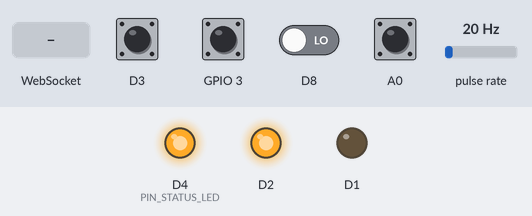
A sketch run on a simulated ESP8266 (NodeMCU). Shown: output pins drawn as LEDs (lit = HIGH). Wiring (inferred from the names in the program): pulse sensor: data D7. Dashed ring = blinking. Inputs (shaded band) come from the test bench; at power-on: A0, D3, GPIO 3 HIGH, D8 LOW, pulse rate 20 Hz. WiFi joins after 1.5 s; servers stay silent unless stated; a WiFi scan finds three made-up networks; pins used as bus, display or sensor lines are not drawn; what the sketch prints to the serial monitor is not drawn.

Above: at 8.3 s.
8.4 s: pulse rate (sensor on D7) set to 100 Hz
11.4 s: D3 pulled LOW for 1 s
At 12.7 s:
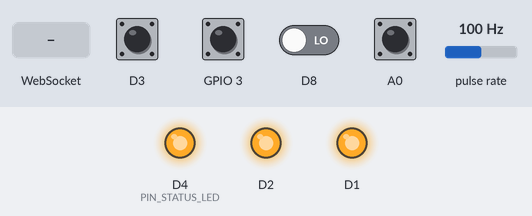
At 13.6 s:
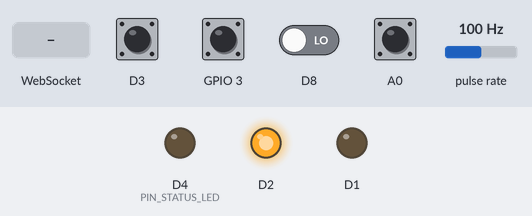
14.4 s: D8 driven HIGH
17.4 s: GPIO 3 pulled LOW for 1 s
At 18.8 s:
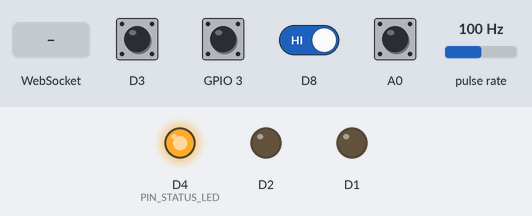
20.4 s: WebSocket text "compuerta" received
22.8 s: D3 driven LOW and GPIO 3 driven LOW
At 25.2 s:
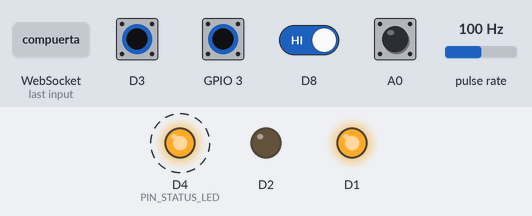
Timing chart, 0 to 26.8 s (numbered marks = the images above; inputs shaded):
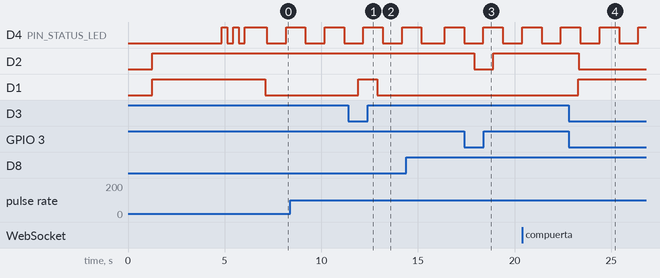

The sketch:

aquaresiliencia_control.ino
```cpp
/**
 * ============================================================================
 * PROYECTO: AquaResiliencia Tijuana — Sistema Automatizado de Gestión Hídrica
 * FIRMWARE: ESP32 DevKit v1 (WROOM-32)
 * ARCHIVO:  aquaresiliencia_control.ino
 * ============================================================================
 * Nodo Inteligente de Control Hidráulico, Electrofloculación y Ósmosis Inversa
 * Servidor Web Asíncrono + WebSockets + Actualización Inalámbrica WiFi (OTA)
 * ============================================================================
 */

#include "config.h"
#include <ArduinoJson.h>
#include "sensors_manager.h"
#include "relay_controller.h"
#include "automation_logic.h"
#include "ota_manager.h"
#include "async_server.h"

static unsigned long lastSerialTelemetry = 0;

void setup() {
    // 1. Inicializar comunicación serial USB para diagnóstico
    Serial.begin(SERIAL_BAUD_RATE);
    delay(1000);

    Serial.println("\n========================================================");
    Serial.println("   💧 AQUARESILIENCIA TIJUANA — SISTEMA AUTOMATIZADO    ");
    Serial.println("   Control Embebido ESP32 + WebSockets + Web OTA v3.0   ");
    Serial.println("========================================================");

    // 2. Inicializar relés en modo seguro (FAIL-SAFE OFF)
    Serial.println("[BOOT 1/5] Inicializando módulo de 4 relés (SRD-05VDC)...");
    relays.begin();

    // 3. Inicializar sensores físicos y rutina de interrupción de caudal
    Serial.println("[BOOT 2/5] Inicializando sensores [P-01] a [P-08]...");
    sensors.begin();

    // 4. Inicializar motor de lógica y automatización
    Serial.println("[BOOT 3/5] Cargando reglas de automatización hidráulica...");
    automation.begin();

    // 5. Inicializar conectividad WiFi SoftAP, WebSockets y servidor web
    Serial.println("[BOOT 4/5] Levantando Punto de Acceso WiFi y servidor asíncrono...");
    asyncServer.begin();

    // 6. Inicializar servicio de actualización inalámbrica (OTA)
    Serial.println("[BOOT 5/5] Activando servicios OTA (ArduinoOTA + Web Browser)...");
    otaManager.begin();

    Serial.println("\n========================================================");
    Serial.println("   ✅ ¡SISTEMA OPERANDO Y LISTO EN CAMPO!              ");
    if (WiFi.status() == WL_CONNECTED) {
        Serial.printf("   - Conectado a Router:  \"%s\"\n", WIFI_STA_SSID);
        Serial.printf("   - IP EN TU RED (PC/Cel): http://%s\n", WiFi.localIP().toString().c_str());
        Serial.println("   - Enlace mDNS Local:   http://aquaresiliencia.local");
    }
    Serial.printf("   - Red WiFi AP Respaldo: %s\n", WIFI_AP_SSID);
    Serial.printf("   - Clave WiFi AP:        %s\n", WIFI_AP_PASSWORD);
    Serial.printf("   - Panel Web AP:         http://%s\n", WiFi.softAPIP().toString().c_str());
    Serial.println("========================================================\n");
}

void loop() {
    // 0. Ceder tiempo al sistema de radio y watchdog del microcontrolador
    yield();

    // 1. Atención del servicio de actualización inalámbrica OTA
    otaManager.handle();

    // Si se está flasheando un nuevo firmware por OTA, pausar el ciclo de control
    if (otaManager.isUpdating()) {
        delay(10);
        return;
    }

    // 2. Lectura y filtrado digital de sensores hidráulicos
    sensors.update();

    // 3. Evaluación de las 3 reglas de automatización y enclavamientos
    automation.update();

    // 4. Transmisión periódica de telemetría JSON y gestión WebSocket
    asyncServer.update();

    // 5. Parpadeo de LED de latido (Heartbeat) para confirmar que el chip está vivo
    unsigned long now = millis();
    static unsigned long lastHeartbeat = 0;
    static bool heartbeatLed = false;
    if (now - lastHeartbeat >= 1000) {
        lastHeartbeat = now;
        heartbeatLed = !heartbeatLed;
        digitalWrite(PIN_STATUS_LED, heartbeatLed ? LOW : HIGH); // LOW enciende el LED azul en ESP8266MOD
    }

    // 6. Telemetría de diagnóstico por consola USB cada 3 segundos
    if (now - lastSerialTelemetry >= 3000) {
        lastSerialTelemetry = now;
        SensorData s = sensors.getData();

        Serial.print("[TELEMETRIA] ");
        if (WiFi.status() == WL_CONNECTED) {
            Serial.printf("IP: http://%s | ", WiFi.localIP().toString().c_str());
        } else {
            Serial.printf("AP IP: http://%s | ", WiFi.softAPIP().toString().c_str());
        }
        Serial.printf("Pozo[P01]: %s | ", s.wellWaterPresent ? "AGUA OK" : "SECO");
        Serial.printf("RO[P02]: %.1f PSI | ", s.roPressurePSI);
        Serial.printf("T2[P05]: %s | ", s.totem2Full ? "LLENO" : "LIBRE");
        Serial.printf("T1[P06]: %s | ", s.totem1HasMin20L ? ">=20L OK" : "<20L BAJO");
        Serial.printf("Barril[P07]: %s | ", s.barrelCutoffReached ? "60 PSI CORTE" : "NORMAL");
        Serial.printf("Caudal[P08]: %.2f L/m (Tot: %.1f L) | ", s.flowRateLPM, s.totalLiters);
        Serial.printf("Reles: [Bomba:%d RO:%d Grav:%d Aux:%d] | ",
            relays.getRelayState(RELAY_PUMP_WELL),
            relays.getRelayState(RELAY_OSMOSIS_VALV),
            relays.getRelayState(RELAY_GRAVITY_VALV),
            relays.getRelayState(RELAY_AUX_CHANNEL)
        );
        Serial.printf("Modo: %s | Estado: %s\n", relays.getOperationModeStr(), automation.getDiagnosticStateStr());
    }
}
```

async_server.cpp
```cpp
/**
 * ============================================================================
 * PROYECTO: AquaResiliencia Tijuana — Sistema Automatizado de Gestión Hídrica
 * HARDWARE: ESP8266 (ESP8266MOD / NodeMCU) y ESP32 DevKit
 * ARCHIVO:  async_server.cpp
 * ============================================================================
 */

#include "async_server.h"
#include "web_dashboard.h"
#include "sensors_manager.h"
#include "relay_controller.h"
#include "automation_logic.h"
#include "ota_manager.h"

#if defined(ESP8266)
  #include <ESP8266mDNS.h>
#else
  #include <ESPmDNS.h>
#endif

AsyncServerManager asyncServer;

// Callback estático de eventos de WebSocket
static void onWsEvent(AsyncWebSocket *server, AsyncWebSocketClient *client, AwsEventType type, void *arg, uint8_t *data, size_t len) {
    if (type == WS_EVT_CONNECT) {
        Serial.printf("[WS] Cliente #%u conectado desde %s\n", client->id(), client->remoteIP().toString().c_str());
        asyncServer.broadcastTelemetry();
    } else if (type == WS_EVT_DISCONNECT) {
        Serial.printf("[WS] Cliente #%u desconectado\n", client->id());
    } else if (type == WS_EVT_DATA) {
        AwsFrameInfo *info = (AwsFrameInfo*)arg;
        if (info->final && info->index == 0 && info->len == len && info->opcode == WS_TEXT) {
            asyncServer.handleIncomingCommand((const char*)data, len);
        }
    }
}

AsyncServerManager::AsyncServerManager() : server(80), ws("/ws") {
    lastBroadcastTime = 0;
}

void AsyncServerManager::begin() {
    setupWiFi();
    setupWebSocket();
    setupRoutes();

    // Inicializar servidor HTTP asíncrono
    server.begin();
    Serial.println("[HTTP] Servidor Web Asincrono iniciado en puerto 80.");
}

void AsyncServerManager::setupWiFi() {
    Serial.println("\n[WIFI] Inicializando subsistema Wi-Fi...");

#if defined(ESP8266)
    // 1. Evitar reposo de radio y forzar máxima potencia de transmisión (evita desconexiones del AP)
    WiFi.setSleepMode(WIFI_NONE_SLEEP);
    WiFi.setOutputPower(20.5);
#endif

    WiFi.persistent(false);
    WiFi.disconnect(true);
    WiFi.softAPdisconnect(true);
    delay(200);

    // 2. Escanear redes cercanas para detectar canal y nombre exacto del router
    WiFi.mode(WIFI_STA);
    delay(100);
    Serial.println("[WIFI] Escaneando redes 2.4 GHz cercanas...");
    int n = WiFi.scanNetworks();
    Serial.printf("[WIFI] Se detectaron %d redes:\n", n);

    String targetSSID = WIFI_STA_SSID;
    int targetChannel = 1;
    bool foundRouter = false;

    for (int i = 0; i < n; ++i) {
        String sName = WiFi.SSID(i);
        int32_t rssi = WiFi.RSSI(i);
        int32_t ch = WiFi.channel(i);
        Serial.printf("   [%d] \"%s\" (Canal %d | %d dBm)\n", i + 1, sName.c_str(), ch, rssi);

        String lowerName = sName;
        lowerName.toLowerCase();
        if (lowerName.indexOf("compuerta") >= 0 || lowerName.indexOf("ultima") >= 0) {
            targetSSID = sName;
            targetChannel = ch;
            foundRouter = true;
            Serial.printf("   --> ¡ROUTER ENCONTRADO!: \"%s\" en Canal %d\n", targetSSID.c_str(), targetChannel);
        }
    }

    // 3. Iniciar modo dual AP + STA en el mismo canal para evitar pérdida de señal
    WiFi.mode(WIFI_AP_STA);
    delay(100);

    IPAddress apIP(192, 168, 4, 1);
    IPAddress apGateway(192, 168, 4, 1);
    IPAddress apSubnet(255, 255, 255, 0);
    WiFi.softAPConfig(apIP, apGateway, apSubnet);

    bool apStarted = WiFi.softAP(WIFI_AP_SSID, WIFI_AP_PASSWORD, targetChannel, 0, 4);
    if (!apStarted) {
        WiFi.softAP(WIFI_AP_SSID); // Fallback abierto
    }
    Serial.println("\n[WIFI-AP] Red de respaldo transmitiendo de forma continua:");
    Serial.printf("   - Red AP:       %s\n", WIFI_AP_SSID);
    Serial.printf("   - Clave AP:     %s\n", WIFI_AP_PASSWORD);
    Serial.printf("   - Canal Radio:  Canal %d\n", targetChannel);
    Serial.printf("   - IP AP:        http://%s\n", WiFi.softAPIP().toString().c_str());

    // Iniciar servidor DNS cautivo para redirigir tráfico y evitar desconexiones celulares
    dnsServer.start(53, "*", apIP);
    Serial.println("[DNS] Servidor cautivo activo en puerto 53 (mantiene enlace estable en celular).");

    // 4. Conectar a la red del router ("la ultima compuerta")
    Serial.printf("\n[WIFI-STA] Enlazando con \"%s\" ...\n", targetSSID.c_str());
    WiFi.begin(targetSSID.c_str(), WIFI_STA_PASSWORD, targetChannel);

    unsigned long startMs = millis();
    while (WiFi.status() != WL_CONNECTED && millis() - startMs < 12000) {
        delay(300);
        Serial.print(".");
        // Parpadeo rápido del LED durante intento de enlace
        digitalWrite(PIN_STATUS_LED, !digitalRead(PIN_STATUS_LED));
    }
    Serial.println();

    Serial.println("========================================================");
    if (WiFi.status() == WL_CONNECTED) {
        Serial.println("   [OK] ¡CONECTADO CON EXITO A TU RED WI-FI!");
        Serial.printf("   - Red WiFi:     \"%s\"\n", targetSSID.c_str());
        Serial.printf("   - IP EN TU RED: http://%s\n", WiFi.localIP().toString().c_str());
        Serial.println("   -> Abre esa IP en el navegador de tu COMPUTADORA o CELULAR.");
#if defined(ESP8266)
        if (MDNS.begin("aquaresiliencia")) {
            MDNS.addService("http", "tcp", 80);
            Serial.println("   - Nombre local: http://aquaresiliencia.local");
        }
#endif
    } else {
        Serial.println("   [AVISO] No se pudo conectar a la red router tras 12s.");
        Serial.println("   -> Conéctate a la red Access Point directa emitida por el chip:");
        Serial.printf("   - Red AP Local: %s\n", WIFI_AP_SSID);
        Serial.printf("   - Clave AP:     %s\n", WIFI_AP_PASSWORD);
        Serial.printf("   - IP AP Local:  http://%s\n", WiFi.softAPIP().toString().c_str());
    }
    Serial.println("========================================================\n");
}

void AsyncServerManager::setupWebSocket() {
    ws.onEvent(onWsEvent);
    server.addHandler(&ws);
    Serial.println("[WS] Servidor WebSocket montado en ruta /ws");
}

void AsyncServerManager::setupRoutes() {
    // 1. Dashboard Principal (SPA embebida en Flash PROGMEM)
    server.on("/", HTTP_GET, [](AsyncWebServerRequest *request) {
        request->send_P(200, "text/html", PAGE_INDEX_HTML);
    });

    // 2. API REST de respaldo (JSON)
    server.on("/api/telemetry", HTTP_GET, [](AsyncWebServerRequest *request) {
        JsonDocument doc;
        SensorData s = sensors.getData();

        doc["type"] = "telemetry";
        doc["timestamp"] = millis();

        JsonObject sens = doc["sensors"].to<JsonObject>();
        sens["p01_well_water"] = s.wellWaterPresent;
        sens["p01_well_raw"] = s.wellRawADC;
        sens["p02_ro_pressure_psi"] = s.roPressurePSI;
        sens["p05_totem2_full"] = s.totem2Full;
        sens["p06_totem1_min_ok"] = s.totem1HasMin20L;
        sens["p07_barrel_pressure_full"] = s.barrelCutoffReached;
        sens["p08_flow_lpm"] = s.flowRateLPM;
        sens["p08_total_liters"] = s.totalLiters;
        sens["p08_batch_liters"] = s.batchLiters;

        JsonObject rel = doc["relays"].to<JsonObject>();
        rel["relay1_pump"] = relays.getRelayState(RELAY_PUMP_WELL);
        rel["relay2_osmosis"] = relays.getRelayState(RELAY_OSMOSIS_VALV);
        rel["relay3_gravity"] = relays.getRelayState(RELAY_GRAVITY_VALV);
        rel["relay4_aux"] = relays.getRelayState(RELAY_AUX_CHANNEL);

        JsonObject ctrl = doc["control"].to<JsonObject>();
        ctrl["mode"] = relays.getOperationModeStr();
        ctrl["emergency_stop"] = relays.isEmergencyStopActive();
        ctrl["floc_target"] = automation.getFlocTargetVolume();
        ctrl["floc_batch_active"] = automation.isFlocBatchActive();
        ctrl["floc_progress_pct"] = automation.getFlocBatchProgressPercent();
        ctrl["last_event"] = automation.getLastSystemEvent();
        ctrl["uptime_sec"] = millis() / 1000UL;

        String response;
        serializeJson(doc, response);
        request->send(200, "application/json", response);
    });

    // 3. Configurar endpoint de actualizacion de firmware por navegador (Web OTA)
    otaManager.setupWebOTA(server);

    // 4. Rutas de detección de portal cautivo para celulares Android e iOS
    server.on("/generate_204", HTTP_GET, [](AsyncWebServerRequest *request) { request->redirect("/"); });
    server.on("/gen_204", HTTP_GET, [](AsyncWebServerRequest *request) { request->redirect("/"); });
    server.on("/hotspot-detect.html", HTTP_GET, [](AsyncWebServerRequest *request) { request->redirect("/"); });
    server.on("/canonical.html", HTTP_GET, [](AsyncWebServerRequest *request) { request->redirect("/"); });
    server.on("/connecttest.txt", HTTP_GET, [](AsyncWebServerRequest *request) { request->redirect("/"); });

    // 5. Manejador de rutas no encontradas (Redirección automática al panel de control)
    server.onNotFound([](AsyncWebServerRequest *request) {
        request->redirect("/");
    });
}

void AsyncServerManager::update() {
    dnsServer.processNextRequest();
#if defined(ESP8266)
    MDNS.update();
#endif
    ws.cleanupClients();

    unsigned long now = millis();
    if (now - lastBroadcastTime >= WS_BROADCAST_INTERVAL_MS) {
        lastBroadcastTime = now;
        broadcastTelemetry();
    }
}

void AsyncServerManager::broadcastTelemetry() {
    if (ws.count() == 0) return;

    JsonDocument doc;
    SensorData s = sensors.getData();

    doc["type"] = "telemetry";
    doc["timestamp"] = millis();

    JsonObject sens = doc["sensors"].to<JsonObject>();
    sens["p01_well_water"] = s.wellWaterPresent;
    sens["p01_well_raw"] = s.wellRawADC;
    sens["p02_ro_pressure_psi"] = s.roPressurePSI;
    sens["p05_totem2_full"] = s.totem2Full;
    sens["p06_totem1_min_ok"] = s.totem1HasMin20L;
    sens["p07_barrel_pressure_full"] = s.barrelCutoffReached;
    sens["p08_flow_lpm"] = s.flowRateLPM;
    sens["p08_total_liters"] = s.totalLiters;
    sens["p08_batch_liters"] = s.batchLiters;

    JsonObject rel = doc["relays"].to<JsonObject>();
    rel["relay1_pump"] = relays.getRelayState(RELAY_PUMP_WELL);
    rel["relay2_osmosis"] = relays.getRelayState(RELAY_OSMOSIS_VALV);
    rel["relay3_gravity"] = relays.getRelayState(RELAY_GRAVITY_VALV);
    rel["relay4_aux"] = relays.getRelayState(RELAY_AUX_CHANNEL);

    JsonObject ctrl = doc["control"].to<JsonObject>();
    ctrl["mode"] = relays.getOperationModeStr();
    ctrl["emergency_stop"] = relays.isEmergencyStopActive();
    ctrl["floc_target"] = automation.getFlocTargetVolume();
    ctrl["floc_batch_active"] = automation.isFlocBatchActive();
    ctrl["floc_progress_pct"] = automation.getFlocBatchProgressPercent();
    ctrl["last_event"] = automation.getLastSystemEvent();
    ctrl["uptime_sec"] = millis() / 1000UL;

    String jsonBuffer;
    serializeJson(doc, jsonBuffer);
    ws.textAll(jsonBuffer);
}

void AsyncServerManager::handleIncomingCommand(const char* payload, size_t len) {
    JsonDocument doc;
    DeserializationError error = deserializeJson(doc, payload, len);
    if (error) {
        Serial.printf("[WS] Error parseando JSON entrante: %s\n", error.c_str());
        return;
    }

    const char* action = doc["action"];
    if (!action) return;

    Serial.printf("[WS-CMD] Accion recibida: %s\n", action);

    if (strcmp(action, "emergency_stop") == 0) {
        relays.triggerEmergencyStop();
        broadcastTelemetry();
    } else if (strcmp(action, "emergency_reset") == 0) {
        relays.resetEmergencyStop();
        broadcastTelemetry();
    } else if (strcmp(action, "set_mode") == 0) {
        const char* modeStr = doc["mode"];
        if (modeStr) {
            if (strcmp(modeStr, "AUTO") == 0) relays.setOperationMode(MODE_AUTO);
            else if (strcmp(modeStr, "MANUAL") == 0) relays.setOperationMode(MODE_MANUAL);
        }
        broadcastTelemetry();
    } else if (strcmp(action, "toggle_relay") == 0) {
        int relayNum = doc["relay"] | 0;
        bool state = doc["state"] | false;
        if (relayNum >= 1 && relayNum <= 4) {
            relays.setRelay(relayNum - 1, state, true);
        }
        broadcastTelemetry();
    } else if (strcmp(action, "set_floc_target") == 0) {
        float val = doc["value"] | DEFAULT_FLOC_TARGET_LITERS;
        automation.setFlocTargetVolume(val);
        broadcastTelemetry();
    } else if (strcmp(action, "start_floc_batch") == 0) {
        automation.startFlocBatch();
        broadcastTelemetry();
    } else if (strcmp(action, "stop_floc_batch") == 0) {
        automation.stopFlocBatch();
        broadcastTelemetry();
    } else if (strcmp(action, "reset_total_volume") == 0) {
        sensors.resetTotalVolume();
        broadcastTelemetry();
    }
}
```

Source omitted: async_server.h (1144 bytes), automation_logic.cpp (9808 bytes), automation_logic.h (2072 bytes), ota_manager.cpp (3788 bytes), ota_manager.h (788 bytes), relay_controller.cpp (4985 bytes), relay_controller.h (2006 bytes), sensors_manager.cpp (7737 bytes), sensors_manager.h (2600 bytes), web_dashboard.h (46691 bytes), config.h (6559 bytes)

Measured:
- after the input at 11.4 s, D1: LOW → HIGH after 0.50 s, → LOW 1.0 s later
- after the input at 17.4 s, D2: HIGH → LOW after 0.50 s, → HIGH 1.0 s later
- after the input at 22.8 s, D2: HIGH → LOW after 0.53 s; D1: LOW → HIGH after 0.50 s
- by itself, D4 (PIN_STATUS_LED): alternates HIGH for 1.0 s and LOW for 1.0 s
